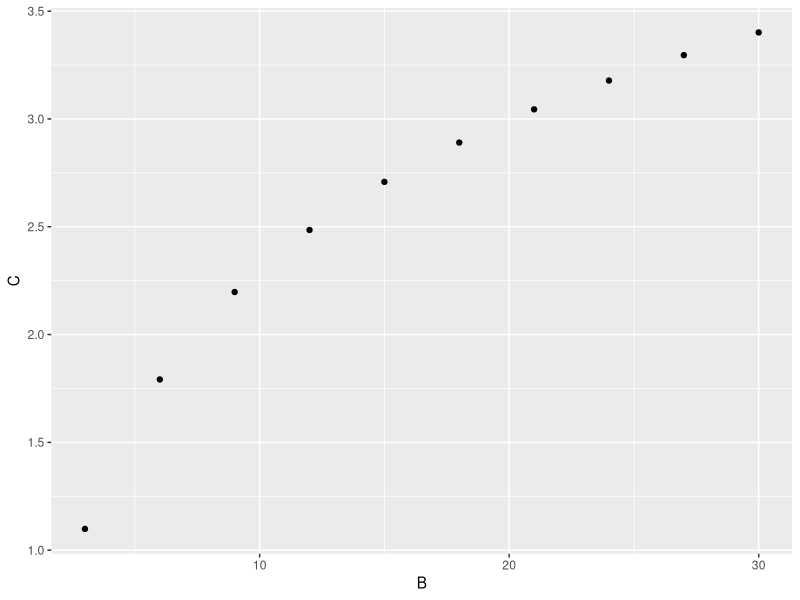

Source code (R):
## ---- chunk 1
library(tidyverse)

dim(midwest)
midwest
## ---- chunk 2
is_tibble(midwest)
## ---- chunk 3
as.data.frame(midwest)
## ---- chunk 4
midwest[["area"]]
## ---- chunk 5
midwest$area
## ---- chunk 6
midwest%>%
  select(area)
## ---- chunk 7
midwest[[5]]
## ---- chunk 8
tibble(
  A = "b",
  B = 1:10 *3, 
  C = log(B)
)
## ---- chunk 9
custom_df <- tibble(
  A = "b",
  B = 1:10 *3, 
  C = log(B)
)

ggplot(data = custom_df) +
  geom_point(mapping = aes(x = B, y = C ))
